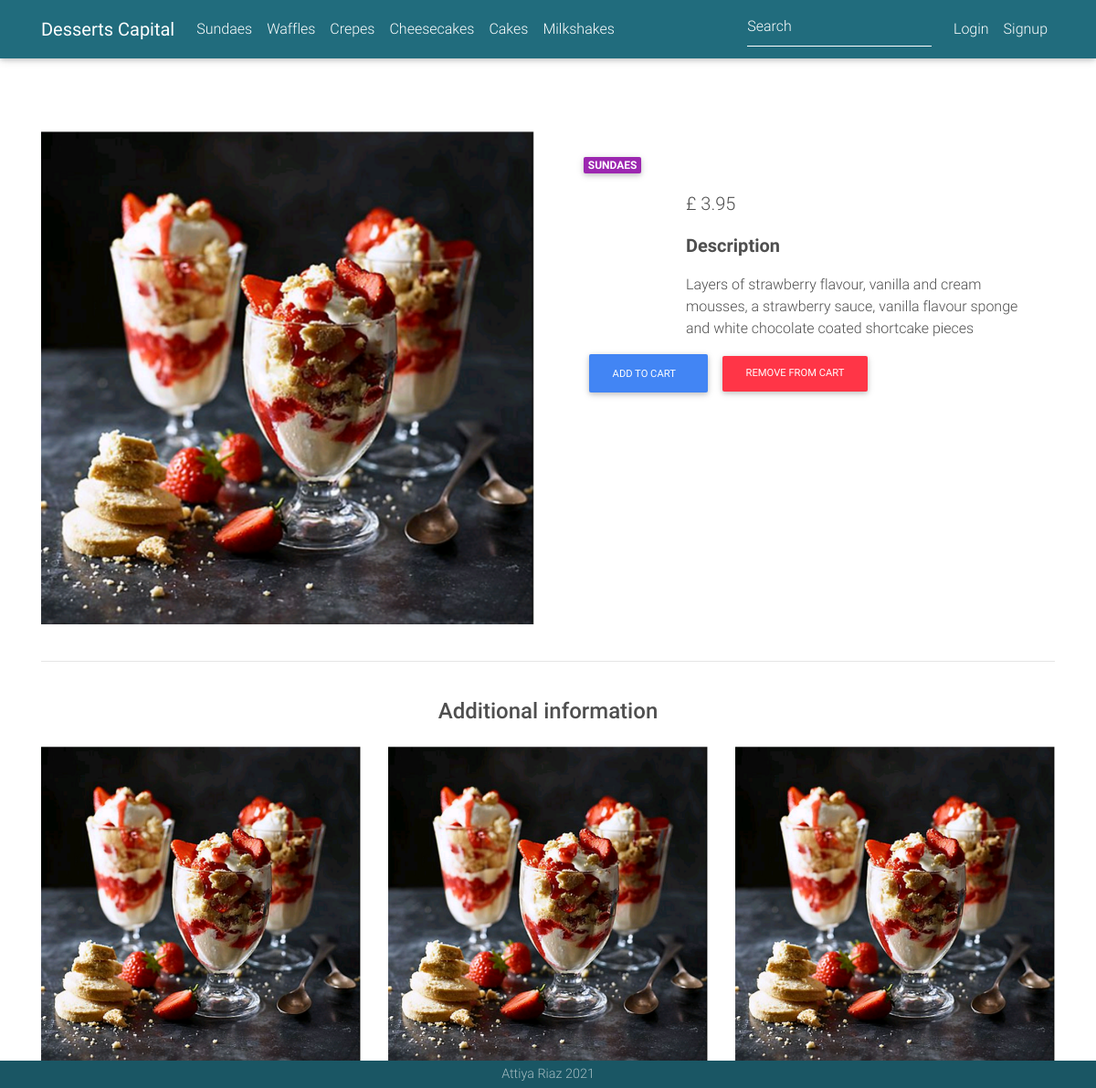
/product/strawberry-sundae/, run on the app's committed database.
### products/models.py (models this page shows, shortened)
class Product(models.Model):
    title = models.CharField(max_length=100, blank=True, null=True)
    description = models.TextField(max_length=500, blank=True, null=True)
    image = models.ImageField()
    price = models.FloatField(default=0.00, blank=True, null=True)
    slug = models.SlugField(blank=True, null=True)
    category = models.CharField(choices=CATEGORY_CHOICES, max_length=2)
    def add_to_cart(self):
        return reverse("add-to-cart", kwargs={'slug': self.slug})
    def remove_from_cart(self):
        return reverse("remove-from-cart", kwargs={'slug': self.slug})

### products/views.py (the view)
# urls.py: path('product/<slug>/',ProductDetailView.as_view(),name='product'),
class ProductDetailView(DetailView):
    model = Product
    template_name = "product.html"

### products/templates/product.html (shortened to what this page needs)
{% extends "base.html" %}
{% load static %}
{% block content %}
  <main class="mt-5 pt-4">
    <div class="container dark-grey-text mt-0">
      <div class="row wow fadeIn">
        <div class="col-md-6 mb-4">
          <img src="{{ object.image.url }}" class="img-fluid" alt="">
        </div>
        <div class="col-md-6 mb-4">
          <div class="p-4">
            <div class="mb-3">
              <a href="">
                <span class="badge purple mr-1">{{ object.get_category_display }}</span>
              </a>
            </div>
            <p class="lead">
              <span>£ {{ object.price }}</span>
            </p>
            <p class="lead font-weight-bold">Description</p>
            <p>{{ object.description }}</p>
            <a href="{{ object.add_to_cart }}" class="btn btn-primary btn-md my-0 p">
              Add to cart
              <i class="fas fa-shopping-cart ml-1"></i>
            </a>
            <a href="{{ object.remove_from_cart }}" class="btn btn-danger btn-md my-0 p">
              Remove from cart
            </a>
          </div>
        </div>
      </div>
      <hr>
      <div class="row d-flex justify-content-center wow fadeIn">
        <div class="col-md-6 text-center">
          <h4 class="my-4 h4">Additional information</h4>
        </div>
      </div>
      <div class="row wow fadeIn">
        <div class="col-lg-4 col-md-12 mb-4">
          <img src="{{ object.image.url }}" class="img-fluid" alt="">
        </div>
        <div class="col-lg-4 col-md-6 mb-4">
          <img src="{{ object.image.url }}" class="img-fluid" alt="">
        </div>
        <div class="col-lg-4 col-md-6 mb-4">
          <img src="{{ object.image.url }}" class="img-fluid" alt="">
        </div>
      </div>
    </div>
  </main>
{% endblock content %}

### templates/base.html (style rules this page uses)
html, body, header, .carousel { height: 60vh; }

### data on the page
Product: image (picture), category "SUNDAES", price "3.95", description "Layers of strawberry flavour, vanilla and cream mousses, a strawberry sauce, vanilla flavour sponge and white chocolate coated shortcake pieces"
